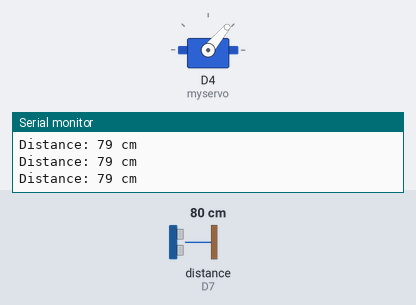
A sketch run on a simulated ESP8266 (NodeMCU). On the bench: servo, the last lines printed to the serial monitor. Wiring (inferred from the names in the program): ultrasonic range finder: trigger D5; echo D7. The inputs (shaded band) are chosen by the test bench; at power-on: distance to the obstacle (sensor on D7) 80 cm. The echo pulse lasts 58.3 µs per cm.

Above: at 1.2 s.
1.3 s: distance to the obstacle (sensor on D7) set to 17 cm
4.3 s: distance to the obstacle (sensor on D7) set to 13 cm
At 5.4 s:
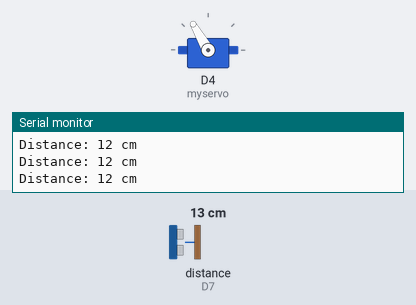
5.8 s: distance to the obstacle (sensor on D7) set to 18 cm
At 6.7 s:
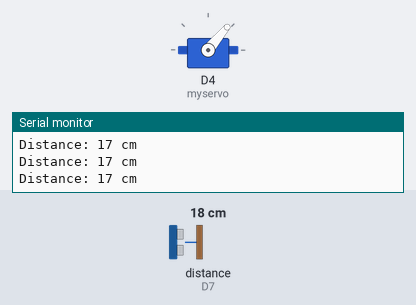
7.3 s: distance to the obstacle (sensor on D7) set to 12 cm
At 8.0 s:
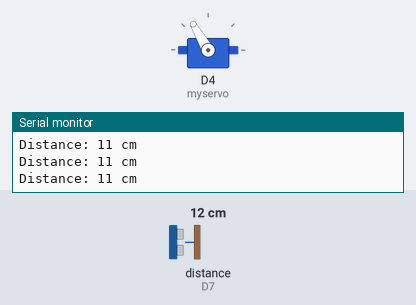
Timing chart, 0 to 9.8 s (numbered marks = the images above; inputs shaded):
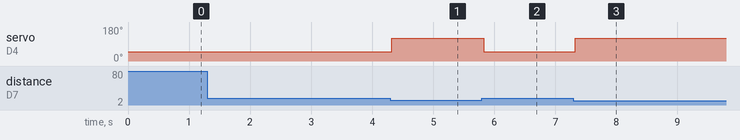

The sketch:

RailGate.ino
```cpp
#include <Servo.h>

#define echoPin D7 // attach pin D2 Arduino to pin Echo of HC-SR04
#define trigPin D5 //attach pin D3 Arduino to pin Trig of HC-SR04

// defines variables
long duration; // variable for the duration of sound wave travel
int distance; // variable for the distance measurement
Servo myservo;
void setup() {

  myservo.attach(D4);
  pinMode(trigPin, OUTPUT); // Sets the trigPin as an OUTPUT
  pinMode(echoPin, INPUT); // Sets the echoPin as an INPUT
  Serial.begin(9600); // // Serial Communication is starting with 9600 of baudrate speed
  Serial.println("Ultrasonic Sensor HC-SR04 Test"); // print some text in Serial Monitor
  Serial.println("with Arduino UNO R3");
}
void loop() {
  // Clears the trigPin condition
  digitalWrite(trigPin, LOW);
  delayMicroseconds(2);
  // Sets the trigPin HIGH (ACTIVE) for 10 microseconds
  digitalWrite(trigPin, HIGH);
  delayMicroseconds(10);
  digitalWrite(trigPin, LOW);
  // Reads the echoPin, returns the sound wave travel time in microseconds
  duration = pulseIn(echoPin, HIGH);
  // Calculating the distance
  distance = duration * 0.034 / 2; // Speed of sound wave divided by 2 (go and back)
  // Displays the distance on the Serial Monitor
  Serial.print("Distance: ");
  Serial.print(distance);
  Serial.println(" cm");

  distance<15?servo(false):servo(true);

}


void servo(bool is) {
  is ? myservo.write(50) : myservo.write(120);

}
```

Measured:
- the behaviour switches between 16 and 15 cm on distance to the obstacle (sensor on D7) (found by bisection; images 0 and 1)
- after the input at 4.3 s, servo on D4 (myservo): 50° → 120° at once
- after the input at 5.8 s, servo on D4 (myservo): 120° → 50° at once
- after the input at 7.3 s, servo on D4 (myservo): 50° → 120° at once
